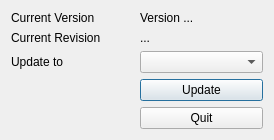
<?xml version="1.0" encoding="UTF-8"?>
<ui version="4.0">
 <class>MainWindow</class>
 <widget class="QDialog" name="MainWindow">
  <property name="geometry">
   <rect>
    <x>0</x>
    <y>0</y>
    <width>274</width>
    <height>127</height>
   </rect>
  </property>
  <property name="windowTitle">
   <string>Update Manager</string>
  </property>
  <layout class="QGridLayout" name="gridLayout">
   <item row="0" column="0">
    <widget class="QLabel" name="label">
     <property name="text">
      <string>Current Version</string>
     </property>
    </widget>
   </item>
   <item row="0" column="1">
    <widget class="QLabel" name="lblCurrentVersion">
     <property name="text">
      <string>Version ...</string>
     </property>
    </widget>
   </item>
   <item row="2" column="0">
    <widget class="QLabel" name="label_2">
     <property name="text">
      <string>Update to</string>
     </property>
    </widget>
   </item>
   <item row="2" column="1">
    <widget class="QComboBox" name="cmbUpdateTo">
     <property name="editable">
      <bool>false</bool>
     </property>
     <property name="frame">
      <bool>true</bool>
     </property>
    </widget>
   </item>
   <item row="3" column="1">
    <widget class="QPushButton" name="btnUpdate">
     <property name="text">
      <string>Update</string>
     </property>
     <property name="icon">
      <iconset resource="vcsdeploy.qrc">
       <normaloff>:/images/view-refresh.png</normaloff>:/images/view-refresh.png</iconset>
     </property>
    </widget>
   </item>
   <item row="4" column="1">
    <widget class="QPushButton" name="btnQuit">
     <property name="text">
      <string>Quit</string>
     </property>
    </widget>
   </item>
   <item row="1" column="0">
    <widget class="QLabel" name="lblCurrentRevision">
     <property name="text">
      <string>Current Revision</string>
     </property>
    </widget>
   </item>
   <item row="1" column="1">
    <widget class="QLabel" name="lblCurrentRevisionValue">
     <property name="text">
      <string>...</string>
     </property>
     <property name="textInteractionFlags">
      <set>Qt::LinksAccessibleByMouse|Qt::TextSelectableByMouse</set>
     </property>
    </widget>
   </item>
  </layout>
 </widget>
 <resources>
  <include location="vcsdeploy.qrc"/>
 </resources>
 <connections>
  <connection>
   <sender>btnQuit</sender>
   <signal>clicked()</signal>
   <receiver>MainWindow</receiver>
   <slot>close()</slot>
   <hints>
    <hint type="sourcelabel">
     <x>204</x>
     <y>92</y>
    </hint>
    <hint type="destinationlabel">
     <x>136</x>
     <y>54</y>
    </hint>
   </hints>
  </connection>
 </connections>
</ui>
